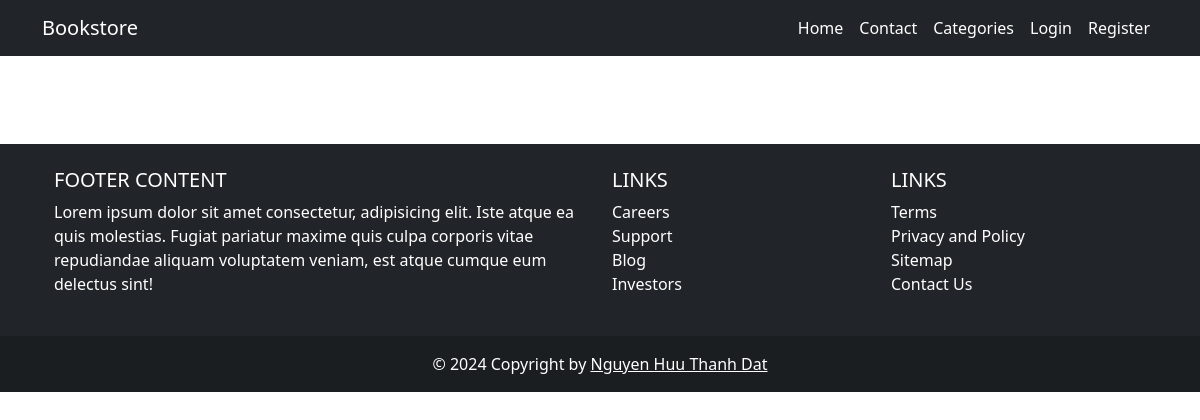
The app's page /categories/single-category.php?id=21, older data.
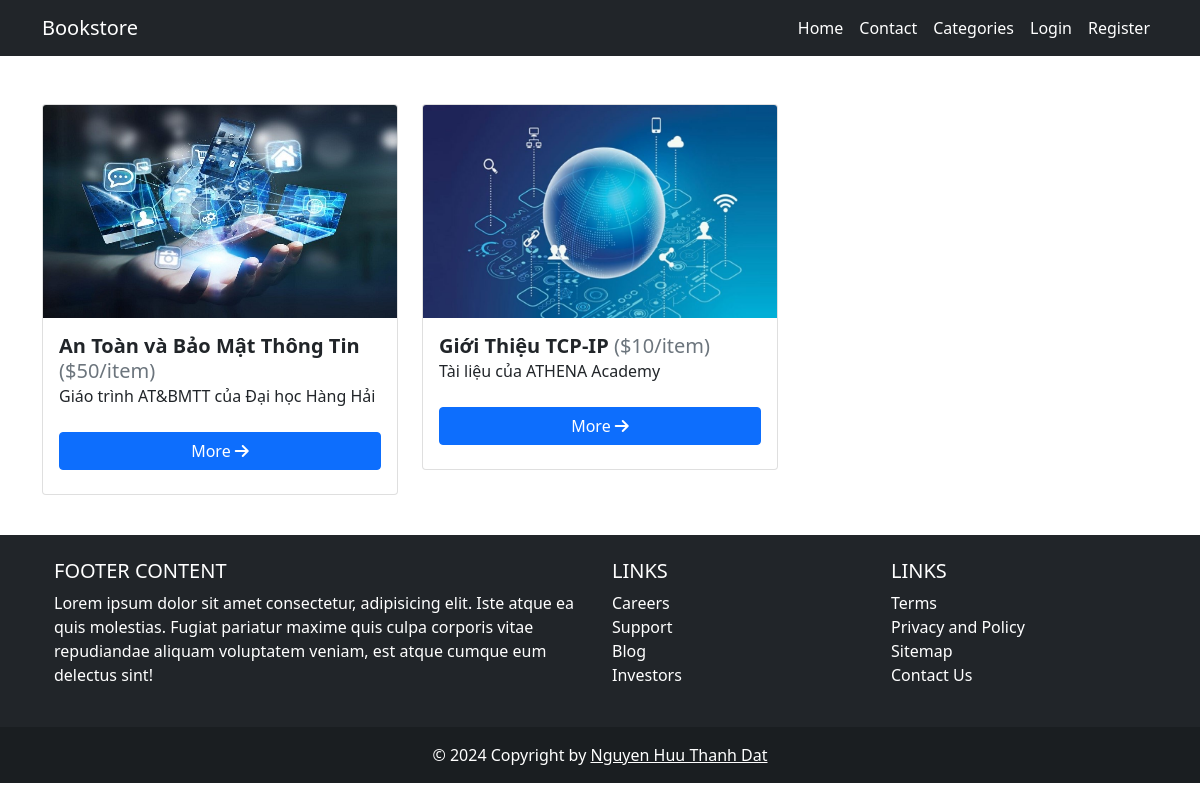
The same page, newer data.
### tables this page shows
CREATE TABLE `products` (
  `id` int(3) NOT NULL,
  `name` varchar(200) NOT NULL,
  `image` varchar(200) NOT NULL,
  `price` int(3) NOT NULL,
  `discount` int(3) NOT NULL,
  `file` text NOT NULL,
  `description` text NOT NULL,
  `status` int(1) NOT NULL DEFAULT 1,
  `category_id` int(3) NOT NULL,
  `created_at` timestamp NOT NULL DEFAULT current_timestamp()
);

### categories/single-category.php (the view, shortened to what this page needs)
<?php require  "../includes/header.php"; ?>
<?php require  "../config/config.php"; ?>
<?php
    if(isset($_GET['id'])) {
        $id = $_GET['id'];
        $rows = $conn->query("SELECT * FROM products WHERE status = 1 AND category_id = '$id'");
        $rows->execute();
        $allRows = $rows->fetchAll(PDO::FETCH_OBJ);
    }
?>
        <div class="row mt-5">
            <?php foreach($allRows as $product) : ?>
                <div class="col-lg-4 col-md-6 col-sm-10 offset-md-0 offset-sm-1">
                    <div class="card" >
                        <img height="213px" class="card-img-top" src="<?php echo IMGURL; ?>/<?php echo  $product->image; ?>">
                        <div class="card-body" >
                            <h5 class="d-inline"><b><?php echo  $product->name; ?></b> </h5>
                            <h5 class="d-inline"><div class="text-muted d-inline">($<?php echo  $product->price; ?>/item)</div></h5>
                            <p>
                                <?php
                                    $description = $product->description;
                                    echo $description;
                                ?>
                            </p>
                            <a href="<?php echo APPURL; ?>/shopping/single.php?id=<?php echo  $product->id; ?>"  class="btn btn-primary w-100 rounded my-2"> More <i class="fas fa-arrow-right"></i> </a>
                        </div>
                    </div>
                </div>
                <br>
            <?php endforeach; ?>
         </div>
<?php require  "../includes/footer.php"; ?>

### includes/header.php (shortened to what this page needs)
<!doctype html>
<html lang="en">
<head>
    <link href="https://cdn.jsdelivr.net/npm/bootstrap@5.0.2/dist/css/bootstrap.min.css" rel="stylesheet">
</head>
<body>
    <nav class="navbar navbar-expand-lg navbar-light bg-dark" >
        <div class="container" style="margin-top: none">
            <a class="navbar-brand  text-white" href="<?php echo APPURL; ?>">Bookstore</a>
            <div class="collapse navbar-collapse" id="navbarSupportedContent">
                <ul class="navbar-nav ms-auto mb-2 mb-lg-0">
                    <li class="nav-item">
                        <a class="nav-link active  text-white" aria-current="page" href="<?php echo APPURL; ?>">Home</a>
                    </li>
                    <li class="nav-item ">
                        <a class="nav-link  text-white" href="<?php echo APPURL; ?>/contact.php">Contact</a>
                    </li>
                    <li class="nav-item">
                        <a class="nav-link active  text-white" aria-current="page" href="<?php echo APPURL; ?>/categories/index.php">Categories</a>
                    </li>
                <?php if(isset($_SESSION['username'])) : ?>
                    <li class="nav-item">
                        <a class="nav-link active  text-white" aria-current="page" href="<?php echo APPURL; ?>/shopping/cart.php"><i class="fas fa-shopping-cart"></i>(<?php echo $getNumber->num_products; ?>)</a>
                    </li>
                    <li class="nav-item dropdown">
                        <a class="nav-link dropdown-toggle  text-white" href="#" id="navbarDropdown" role="button" data-bs-toggle="dropdown" aria-expanded="false">
                            <?php echo $_SESSION['username']; ?>
                        </a>
                        <ul class="dropdown-menu" aria-labelledby="navbarDropdown">
                            <li><a class="dropdown-item" href="<?php echo APPURL; ?>/users/orders.php?id=<?php echo $_SESSION['user_id']; ?>">Orders</a></li>
                            <li><hr class="dropdown-divider"></li>
                            <li><a class="dropdown-item" href="<?php echo APPURL; ?>/auth/logout.php">Logout</a></li>
                        </ul>
                    </li>
                <?php else : ?>
                    <li class="nav-item">
                        <a class="nav-link  text-white" href="<?php echo APPURL; ?>/auth/login.php">Login</a>
                    </li>
                    <li class="nav-item">
                        <a class="nav-link  text-white" href="<?php echo APPURL; ?>/auth/register.php">Register</a>
                    </li>
                <?php endif; ?>
                </ul>
            </div>
        </div>
    </nav>
    <div class="container">

### includes/footer.php (shortened to what this page needs)
    </div>
        <footer class="bg-dark text-white text-center text-lg-start" style="margin-top: 40px">
            <div class="container p-4">
                <div class="row">
                    <div class="col-lg-6 col-md-12 mb-4 mb-md-0">
                        <h5 class="text-uppercase">Footer Content</h5>
                        <p>Lorem ipsum dolor sit amet consectetur, adipisicing elit. Iste atque ea quis molestias.
                            Fugiat pariatur maxime quis culpa corporis vitae repudiandae aliquam voluptatem veniam, est atque cumque eum delectus sint!
                        </p>
                    </div>
                    <div class="col-lg-3 col-md-6 mb-4 mb-md-0">
                        <h5 class="text-uppercase">Links</h5>
                        <ul class="list-unstyled mb-0">
                            <li>
                                <a href="#!" class="text-white" style="text-decoration: none">Careers</a>
                            </li>
                            <li>
                                <a href="#!" class="text-white" style="text-decoration: none">Support</a>
                            </li>
                            <li>
                                <a href="#!" class="text-white" style="text-decoration: none">Blog</a>
                            </li>
                            <li>
                                <a href="#!" class="text-white" style="text-decoration: none">Investors</a>
                            </li>
                        </ul>
                    </div>
                    <div class="col-lg-3 col-md-6 mb-4 mb-md-0">
                        <h5 class="text-uppercase">Links</h5>
                        <ul class="list-unstyled mb-0">
                            <li>
                                <a href="#!" class="text-white" style="text-decoration: none">Terms</a>
                            </li>
                            <li>
                                <a href="#!" class="text-white" style="text-decoration: none">Privacy and Policy</a>
                            </li>
                            <li>
                                <a href="#!" class="text-white" style="text-decoration: none">Sitemap</a>
                            </li>
                            <li>
                                <a href="#!" class="text-white" style="text-decoration: none">Contact Us</a>
                            </li>
                        </ul>
                    </div>
                </div>
            </div>
            <div class="text-center p-3" style="background-color: rgba(0, 0, 0, 0.2);">
                © <?php echo date("Y"); ?> Copyright by
                <a class="text-white" href="https://github.com/NguyenHuuThDat">Nguyen Huu Thanh Dat</a>
            </div>
        </footer>
</body>
</html>

Row changes from the older to the newer data that the page shows:
now on this page (row edited): products: image (picture), name "An Toàn và Bảo Mật Thông Tin", price "50", description "Giáo trình AT&BMTT của Đại học Hàng Hải"
added products: image (picture), name "Giới Thiệu TCP-IP", price "10", description "Tài liệu của ATHENA Academy"
